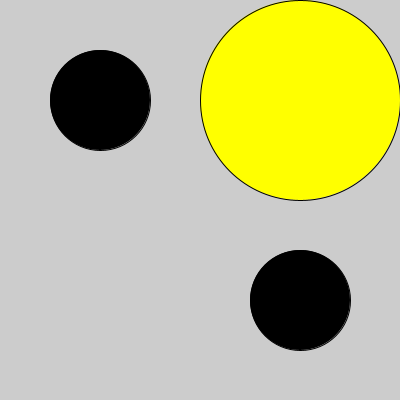
Frame 1 (no input)
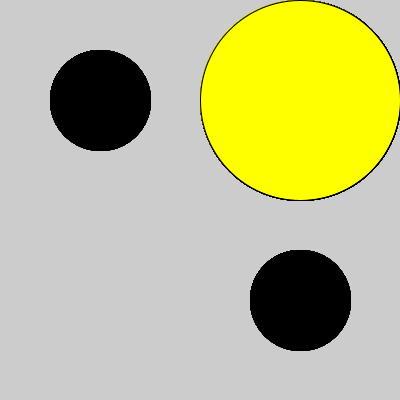
Frame 60 (the mouse pressed at the canvas centre just before this capture)
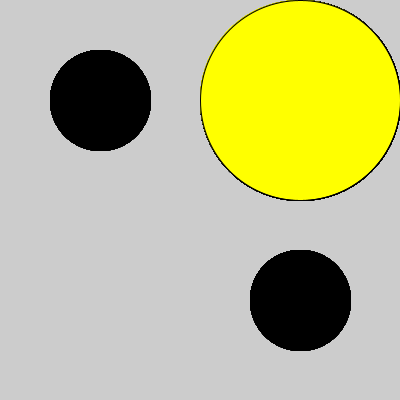
Frame 120 (the mouse held since frame 60 and released just before this capture)

The Processing sketch that drew these frames (run headless with seeded random() and noise(); from frame 60 on, the mouse is pressed at the canvas centre):

// Processing sketch: sample_09_function_03
// ── sample_09_function_03.pde

void setup() {
   size(400, 400);
}

void draw() {
   my_face();
   my_face2(300, 300);
   my_face3(300, 100, 200, #ffff00);
}

void my_face(){
  fill(0);
  ellipse(100, 100, 100, 100);
}

void my_face2(int cx, int cy){
  fill(0);
  ellipse(cx, cy, 100, 100);
}

void my_face3(int cx, int cy, int diam, color faceColor){
  fill(faceColor);
  ellipse(cx, cy, diam, diam);
}
